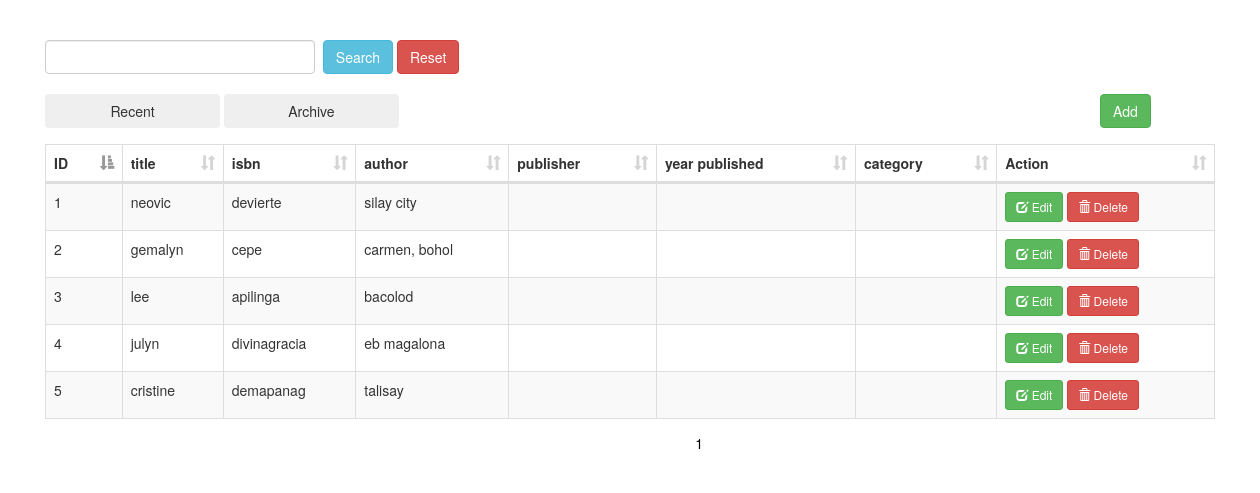
The page / on the database its author committed.
### tables this page shows
CREATE TABLE `books` (
  `id` int(11) NOT NULL,
  `title` varchar(30) NOT NULL,
  `isbn` varchar(30) NOT NULL,
  `author` text NOT NULL
);

### index.php (the view, shortened to what this page needs)
<!DOCTYPE html>
<html>
<head>
	<link rel="stylesheet" type="text/css" href="bootstrap/css/bootstrap.min.css">
	<link rel="stylesheet" type="text/css" href="datatable/dataTable.bootstrap.min.css">
</head>
<body>
<div class="container">
	<div class="row">
		<div class="col-sm-12 col-sm-offset-2">
			<br><br>
			<div class="row">
				<input type="text" class="form-control col-lg-2" id="searchField" style="width:270px;"/> &nbsp;
				<button type="button" class="btn btn-info" id="search">
					Search
				</button>
				<button type="button" class="btn btn-danger" id="reset">
					Reset
				</button>
				<br><br>
				<div class="col-lg-12" style="padding: 0px;">
    		        <div class="float-left col-lg-10" style="padding: 0px;">
                        <button type="button" class="btn btn-secondary" data-toggle="modal" data-target="#create-book" style="width: 175px;">
        					Recent
        				</button>
                        <button type="button" class="btn btn-secondary" data-toggle="modal" data-target="#create-book" style="width: 175px;">
        					Archive
        				</button>
    		        </div>
    		        <div class="float-right col-lg-2" style="float: right;margin-right: -65px;">
        				<button type="button" class="btn btn-success" data-toggle="modal" data-target="#addnew">
        					Add
        				</button>
    		        </div>
    		    </div>
			</div>
			<div class="height10">
			</div>
			<div class="row">
				<table id="myTable" class="table table-bordered table-striped">
					<thead>
						<th>ID</th>
						<th>title</th>
						<th>isbn</th>
						<th>author</th>
						<th>publisher</th>
						<th>year published</th>
						<th>category</th>
						<th>Action</th>
					</thead>
					<tbody>
						<?php
							include_once('connection.php');
							$sql = "SELECT * FROM books";
							$query = $conn->query($sql);
							while($row = $query->fetch_assoc()){
								echo
								"<tr>
									<td>".$row['id']."</td>
									<td>".$row['title']."</td>
									<td>".$row['isbn']."</td>
									<td>".$row['author']."</td>
									<td>".$row['publisher']."</td>
									<td>".$row['year_published']."</td>
									<td>".$row['category']."</td>
									<td>
										<a href='#edit_".$row['id']."' class='btn btn-success btn-sm' data-toggle='modal'><span class='glyphicon glyphicon-edit'></span> Edit</a>
										<a href='#delete_".$row['id']."' class='btn btn-danger btn-sm' data-toggle='modal'><span class='glyphicon glyphicon-trash'></span> Delete</a>
									</td>
								</tr>";
							}
						?>
					</tbody>
				</table>
			</div>
		</div>
	</div>
</div>
</body>
</html>

### index.php (style rules this page uses)
.height10 { height:10px; }
body > div.container > div > div { margin-left:0px; }

### rows shown on the page
books: id "1", title "neovic", isbn "devierte", author "silay city"
books: id "2", title "gemalyn", isbn "cepe", author "carmen, bohol"
books: id "3", title "lee", isbn "apilinga", author "bacolod"
books: id "4", title "julyn", isbn "divinagracia", author "eb magalona"
books: id "5", title "cristine", isbn "demapanag", author "talisay"
